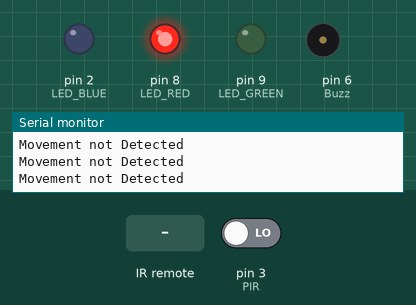
The sketch below on a simulated Arduino Uno, built with avr-gcc and run on an emulated ATmega328P. On the bench: output pins drawn as LEDs (lit = HIGH), buzzer (waves = sounding, pin HIGH), the last lines printed to the serial monitor. The inputs (shaded band) are chosen by the test bench; at power-on: pin 3 (PIR) LOW.

Above: at 12.2 s.
12.3 s: pin 3 (PIR) driven HIGH
At 12.7 s:
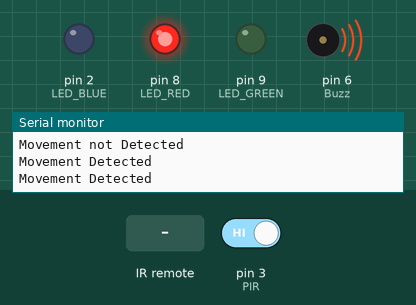
13.9 s: infrared code 0xB748FF00 received
At 15.2 s:
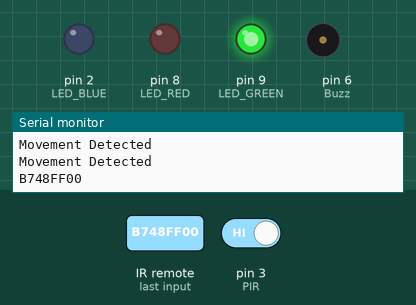
15.5 s: infrared code 0xB748FF00 received
At 16.4 s:
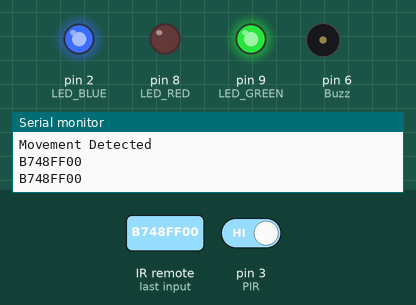
Timing chart, 0 to 24.5 s (numbered marks = the images above; inputs shaded):
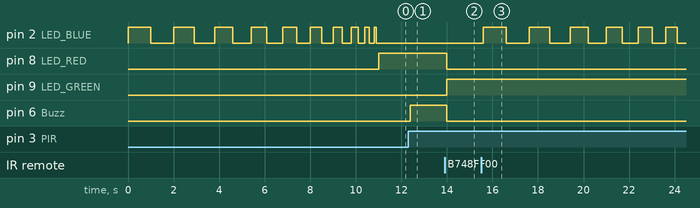

The sketch:

HomeSecurity.ino
```cpp
#include <IRremote.h>
int Buzz= 6;
int LED_RED = 8;
int LED_GREEN = 9;
int LED_BLUE = 2;
int PIR= 3;
int val= 0;
int RECV_PIN = 7;
boolean TRACK_PIR=1;


IRrecv irrecv(RECV_PIN);
decode_results results;

// Fonction yaku tiya timing ya sensor,
void calibration(int time){
  for(int a=10;a>=0;a--){
      digitalWrite(LED_BLUE,HIGH);
      delay(a*time);
      digitalWrite(LED_BLUE,LOW);
      delay(a*time);
  }
}

void setup() {

pinMode(Buzz, OUTPUT);
pinMode(LED_RED, OUTPUT);
pinMode(LED_GREEN, OUTPUT);
pinMode(LED_BLUE, OUTPUT);
irrecv.enableIRIn();
pinMode(PIR, INPUT);
Serial.begin(9600);


// Sa unawasha system, ifanye calibrage
calibration(100);


}

void loop() {

if (irrecv.decode())
{
  Serial.println(irrecv.decodedIRData.decodedRawData,HEX);
    if(irrecv.decodedIRData.decodedRawData==0xB847FF00){
       digitalWrite(Buzz, LOW);
      }
  if(irrecv.decodedIRData.decodedRawData==0xB748FF00){
    // Washa na kuzimisha detection ya alarm
   if(TRACK_PIR==0) {
    // Sa uli zimisha system, fanya calibrage tena
    calibration(100);
    TRACK_PIR=1;
  }else{
    TRACK_PIR=0;
    digitalWrite(Buzz, LOW);
    }
    }
 irrecv.resume();
}

if(TRACK_PIR){
    digitalWrite(LED_RED,HIGH);
    digitalWrite(LED_GREEN,LOW);
    val = digitalRead(PIR);
    if(val == HIGH){
        digitalWrite(Buzz,HIGH);
        Serial.println("Movement Detected"); // Print this text in Serial Monitor
    }
    else
    {
        Serial.println("Movement not Detected");
    }
}else{
      digitalWrite(LED_GREEN,HIGH);
      digitalWrite(LED_RED,LOW);
}
    delay(200);
}
```

Measured:
- after the input at 12.3 s, pin 6 (Buzz): LOW → HIGH after 0.10 s
- after the input at 13.9 s, pin 8 (LED_RED), pin 6 (Buzz): HIGH → LOW after 0.11 s; pin 9 (LED_GREEN): LOW → HIGH after 0.11 s
- after the input at 15.5 s, pin 2 (LED_BLUE): LOW → HIGH after 0.11 s, → LOW 1.0 s later, → HIGH 1.0 s later, → LOW 0.90 s later, … (12 changes in this stretch)
